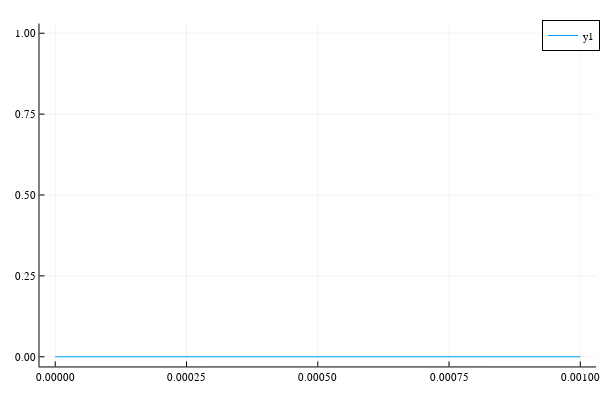

Here is the notebook cell this chart was saved with:
### Code cell
Bseries=range(0,0.001,step=1e-5)
plot(Bseries,absorption)

### Figure 1 — Plotly figure (JSON) as saved in the notebook; plotly's stock layout.template omitted (floating-point values rounded to 4 significant figures)
{"data": [{"colorbar": {"title": ""}, "legendgroup": "y1", "line": {"color": "rgba(0, 154, 250, 1.000)", "dash": "solid", "shape": "linear", "width": 1}, "mode": "lines", "name": "y1", "showlegend": true, "type": "scatter", "x": [0, 1e-05, 2e-05, 3e-05, 4e-05, 5e-05, 6e-05, 7e-05, 8e-05, 9e-05, 0.0001, 0.00011, 0.00012, 0.00013, 0.00014, 0.00015, 0.00016, 0.00017, 0.00018, 0.00019, 0.0002, 0.00021, 0.00022, 0.00023, 0.00024, 0.00025, 0.00026, 0.00027, 0.00028, 0.00029, 0.0003, 0.00031, 0.00032, 0.00033, 0.00034, 0.00035, 0.00036, 0.00037, 0.00038, 0.00039, 0.0004, 0.00041, 0.00042, 0.00043, 0.00044, 0.00045, 0.00046, 0.00047, 0.00048, 0.00049, 0.0005, 0.00051, 0.00052, 0.00053, 0.00054, 0.00055, 0.00056, 0.00057, 0.00058, 0.00059, 0.0006, 0.00061, 0.00062, 0.00063, 0.00064, 0.00065, 0.00066, 0.00067, 0.00068, 0.00069, 0.0007, 0.00071, 0.00072, 0.00073, 0.00074, 0.00075, 0.00076, 0.00077, 0.00078, 0.00079, 0.0008, 0.00081, 0.00082, 0.00083, 0.00084, 0.00085, 0.00086, 0.00087, 0.00088, 0.00089, 0.0009, 0.00091, 0.00092, 0.00093, 0.00094, 0.00095, 0.00096, 0.00097, 0.00098, 0.00099, 0.001], "xaxis": "x", "y": [0, 0, 0, 0, 0, 0, 0, 0, 0, 0, 0, 0, 0, 0, 0, 0, 0, 0, 0, 0, 0, 0, 0, 0, 0, 0, 0, 0, 0, 0, 0, 0, 0, 0, 0, 0, 0, 0, 0, 0, 0, 0, 0, 0, 0, 0, 0, 0, 0, 0, 0, 0, 0, 0, 0, 0, 0, 0, 0, 0, 0, 0, 0, 0, 0, 0, 0, 0, 0, 0, 0, 0, 0, 0, 0, 0, 0, 0, 0, 0, 0, 0, 0, 0, 0, 0, 0, 0, 0, 0, 0, 0, 0, 0, 0, 0, 0, 0, 0, 0, 0], "yaxis": "y", "zmax": null, "zmin": null}], "layout": {"annotations": [], "height": 400, "legend": {"bgcolor": "rgba(255, 255, 255, 1.000)", "bordercolor": "rgba(0, 0, 0, 1.000)", "borderwidth": 1, "font": {"color": "rgba(0, 0, 0, 1.000)", "family": "sans-serif", "size": 11}, "title": {"font": {"color": "rgba(0, 0, 0, 1.000)", "family": "sans-serif", "size": 15}, "text": ""}, "tracegroupgap": 0, "traceorder": "normal", "x": 1, "xanchor": "auto", "y": 1, "yanchor": "auto"}, "margin": {"b": 20, "l": 0, "r": 0, "t": 20}, "paper_bgcolor": "rgba(255, 255, 255, 1.000)", "plot_bgcolor": "rgba(255, 255, 255, 1.000)", "showlegend": true, "width": 600, "xaxis": {"anchor": "y", "domain": [0.06582, 0.9934], "gridcolor": "rgba(0, 0, 0, 0.100)", "gridwidth": 0.5, "linecolor": "rgba(0, 0, 0, 1.000)", "mirror": false, "range": [-3e-05, 0.00103], "showgrid": true, "showline": true, "showticklabels": true, "tickangle": 0, "tickcolor": "rgb(0, 0, 0)", "tickfont": {"color": "rgba(0, 0, 0, 1.000)", "family": "sans-serif", "size": 11}, "tickmode": "array", "ticks": "inside", "ticktext": ["0.00000", "0.00025", "0.00050", "0.00075", "0.00100"], "tickvals": [0, 0.00025, 0.0005, 0.00075, 0.001], "title": "", "titlefont": {"color": "rgba(0, 0, 0, 1.000)", "family": "sans-serif", "size": 15}, "type": "-", "visible": true, "zeroline": false, "zerolinecolor": "rgba(0, 0, 0, 1.000)"}, "yaxis": {"anchor": "x", "domain": [0.03762, 0.9902], "gridcolor": "rgba(0, 0, 0, 0.100)", "gridwidth": 0.5, "linecolor": "rgba(0, 0, 0, 1.000)", "mirror": false, "range": [-0.03, 1.03], "showgrid": true, "showline": true, "showticklabels": true, "tickangle": 0, "tickcolor": "rgb(0, 0, 0)", "tickfont": {"color": "rgba(0, 0, 0, 1.000)", "family": "sans-serif", "size": 11}, "tickmode": "array", "ticks": "inside", "ticktext": ["0.00", "0.25", "0.50", "0.75", "1.00"], "tickvals": [0, 0.25, 0.5, 0.75, 1], "title": "", "titlefont": {"color": "rgba(0, 0, 0, 1.000)", "family": "sans-serif", "size": 15}, "type": "-", "visible": true, "zeroline": false, "zerolinecolor": "rgba(0, 0, 0, 1.000)"}}}
